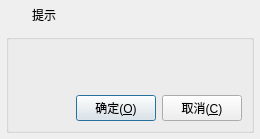
<?xml version="1.0" encoding="UTF-8"?>
<ui version="4.0">
 <class>FrmMessageBox</class>
 <widget class="QDialog" name="FrmMessageBox">
  <property name="geometry">
   <rect>
    <x>0</x>
    <y>0</y>
    <width>260</width>
    <height>139</height>
   </rect>
  </property>
  <layout class="QVBoxLayout" name="verticalLayout">
   <property name="spacing">
    <number>0</number>
   </property>
   <property name="leftMargin">
    <number>1</number>
   </property>
   <property name="topMargin">
    <number>1</number>
   </property>
   <property name="rightMargin">
    <number>1</number>
   </property>
   <property name="bottomMargin">
    <number>1</number>
   </property>
   <item>
    <widget class="QWidget" name="widget_title" native="true">
     <property name="sizePolicy">
      <sizepolicy hsizetype="Preferred" vsizetype="Fixed">
       <horstretch>0</horstretch>
       <verstretch>0</verstretch>
      </sizepolicy>
     </property>
     <property name="minimumSize">
      <size>
       <width>100</width>
       <height>28</height>
      </size>
     </property>
     <layout class="QHBoxLayout" name="horizontalLayout_2">
      <property name="spacing">
       <number>0</number>
      </property>
      <property name="leftMargin">
       <number>0</number>
      </property>
      <property name="topMargin">
       <number>0</number>
      </property>
      <property name="rightMargin">
       <number>0</number>
      </property>
      <property name="bottomMargin">
       <number>0</number>
      </property>
      <item>
       <widget class="QLabel" name="lab_Ico">
        <property name="sizePolicy">
         <sizepolicy hsizetype="Minimum" vsizetype="Preferred">
          <horstretch>0</horstretch>
          <verstretch>0</verstretch>
         </sizepolicy>
        </property>
        <property name="minimumSize">
         <size>
          <width>31</width>
          <height>0</height>
         </size>
        </property>
        <property name="text">
         <string/>
        </property>
        <property name="alignment">
         <set>Qt::AlignCenter</set>
        </property>
       </widget>
      </item>
      <item>
       <widget class="QLabel" name="lab_Title">
        <property name="sizePolicy">
         <sizepolicy hsizetype="Expanding" vsizetype="Preferred">
          <horstretch>0</horstretch>
          <verstretch>0</verstretch>
         </sizepolicy>
        </property>
        <property name="styleSheet">
         <string notr="true"/>
        </property>
        <property name="text">
         <string>提示</string>
        </property>
        <property name="alignment">
         <set>Qt::AlignLeading|Qt::AlignLeft|Qt::AlignVCenter</set>
        </property>
       </widget>
      </item>
      <item>
       <widget class="QWidget" name="widget_menu" native="true">
        <property name="sizePolicy">
         <sizepolicy hsizetype="Minimum" vsizetype="Preferred">
          <horstretch>0</horstretch>
          <verstretch>0</verstretch>
         </sizepolicy>
        </property>
        <layout class="QHBoxLayout" name="horizontalLayout">
         <property name="spacing">
          <number>0</number>
         </property>
         <property name="leftMargin">
          <number>0</number>
         </property>
         <property name="topMargin">
          <number>0</number>
         </property>
         <property name="rightMargin">
          <number>0</number>
         </property>
         <property name="bottomMargin">
          <number>0</number>
         </property>
         <item>
          <widget class="QPushButton" name="btnMenu_Close">
           <property name="sizePolicy">
            <sizepolicy hsizetype="Minimum" vsizetype="Expanding">
             <horstretch>0</horstretch>
             <verstretch>0</verstretch>
            </sizepolicy>
           </property>
           <property name="minimumSize">
            <size>
             <width>40</width>
             <height>0</height>
            </size>
           </property>
           <property name="cursor">
            <cursorShape>ArrowCursor</cursorShape>
           </property>
           <property name="focusPolicy">
            <enum>Qt::NoFocus</enum>
           </property>
           <property name="toolTip">
            <string>关闭</string>
           </property>
           <property name="text">
            <string/>
           </property>
           <property name="flat">
            <bool>true</bool>
           </property>
          </widget>
         </item>
        </layout>
       </widget>
      </item>
     </layout>
    </widget>
   </item>
   <item>
    <widget class="QWidget" name="widget_main" native="true">
     <property name="styleSheet">
      <string notr="true"/>
     </property>
     <layout class="QVBoxLayout" name="verticalLayout_2">
      <property name="spacing">
       <number>5</number>
      </property>
      <property name="leftMargin">
       <number>5</number>
      </property>
      <property name="topMargin">
       <number>5</number>
      </property>
      <property name="rightMargin">
       <number>5</number>
      </property>
      <property name="bottomMargin">
       <number>5</number>
      </property>
      <item>
       <widget class="QGroupBox" name="groupBox">
        <property name="title">
         <string/>
        </property>
        <layout class="QVBoxLayout" name="verticalLayout_3">
         <item>
          <layout class="QHBoxLayout" name="horizontalLayout_4">
           <item>
            <widget class="QLabel" name="labIcoMain">
             <property name="minimumSize">
              <size>
               <width>35</width>
               <height>35</height>
              </size>
             </property>
             <property name="maximumSize">
              <size>
               <width>30</width>
               <height>30</height>
              </size>
             </property>
             <property name="styleSheet">
              <string notr="true">border-image: url(:/image/info.png);</string>
             </property>
             <property name="text">
              <string/>
             </property>
            </widget>
           </item>
           <item>
            <spacer name="horizontalSpacer_2">
             <property name="orientation">
              <enum>Qt::Horizontal</enum>
             </property>
             <property name="sizeType">
              <enum>QSizePolicy::Minimum</enum>
             </property>
             <property name="sizeHint" stdset="0">
              <size>
               <width>10</width>
               <height>20</height>
              </size>
             </property>
            </spacer>
           </item>
           <item>
            <widget class="QLabel" name="labInfo">
             <property name="sizePolicy">
              <sizepolicy hsizetype="Expanding" vsizetype="Preferred">
               <horstretch>0</horstretch>
               <verstretch>0</verstretch>
              </sizepolicy>
             </property>
             <property name="text">
              <string/>
             </property>
             <property name="scaledContents">
              <bool>false</bool>
             </property>
             <property name="wordWrap">
              <bool>true</bool>
             </property>
            </widget>
           </item>
          </layout>
         </item>
         <item>
          <layout class="QHBoxLayout" name="horizontalLayout_3">
           <item>
            <spacer name="horizontalSpacer">
             <property name="orientation">
              <enum>Qt::Horizontal</enum>
             </property>
             <property name="sizeHint" stdset="0">
              <size>
               <width>40</width>
               <height>20</height>
              </size>
             </property>
            </spacer>
           </item>
           <item>
            <widget class="QPushButton" name="btnOk">
             <property name="cursor">
              <cursorShape>PointingHandCursor</cursorShape>
             </property>
             <property name="focusPolicy">
              <enum>Qt::StrongFocus</enum>
             </property>
             <property name="styleSheet">
              <string notr="true"/>
             </property>
             <property name="text">
              <string>确定(&amp;O)</string>
             </property>
             <property name="icon">
              <iconset resource="../other/rc.qrc">
               <normaloff>:/image/btn_ok.png</normaloff>:/image/btn_ok.png</iconset>
             </property>
             <property name="iconSize">
              <size>
               <width>20</width>
               <height>20</height>
              </size>
             </property>
            </widget>
           </item>
           <item>
            <widget class="QPushButton" name="btnCancel">
             <property name="cursor">
              <cursorShape>PointingHandCursor</cursorShape>
             </property>
             <property name="focusPolicy">
              <enum>Qt::StrongFocus</enum>
             </property>
             <property name="styleSheet">
              <string notr="true"/>
             </property>
             <property name="text">
              <string>取消(&amp;C)</string>
             </property>
             <property name="icon">
              <iconset resource="../other/rc.qrc">
               <normaloff>:/image/btn_close.png</normaloff>:/image/btn_close.png</iconset>
             </property>
             <property name="iconSize">
              <size>
               <width>20</width>
               <height>20</height>
              </size>
             </property>
            </widget>
           </item>
          </layout>
         </item>
        </layout>
       </widget>
      </item>
     </layout>
    </widget>
   </item>
  </layout>
 </widget>
 <resources>
  <include location="../other/rc.qrc"/>
 </resources>
 <connections/>
</ui>
